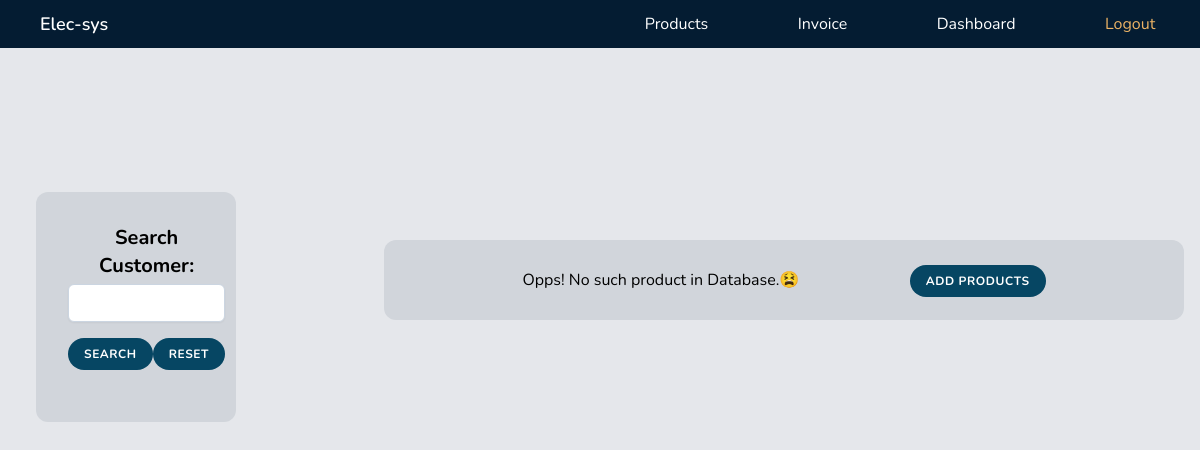
The app's page /sales/ (signed in), older data.
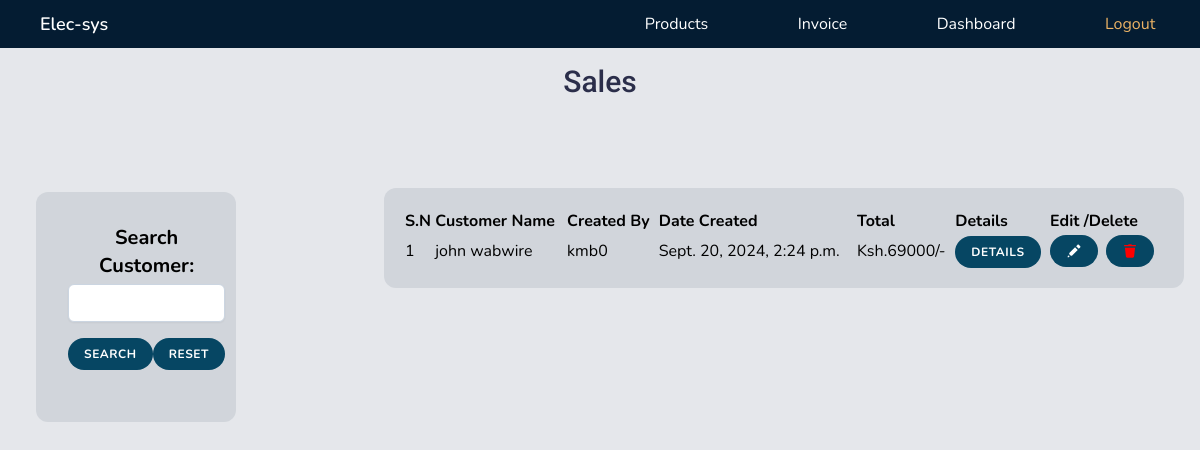
The same page, newer data.
### core/models.py (models this page shows, shortened)
class Invoice(models.Model):
    invoice_number = models.BigAutoField(primary_key=True)
    customer_name = models.CharField(max_length=100)
    created_by = models.ForeignKey(User,on_delete=models.SET(get_sentinel_user),default=get_sentinel_user_id)
    date_created = models.DateTimeField(auto_now=True)
    total = models.PositiveBigIntegerField(default=0)

### core/views.py (the view)
# urls.py: path("sales/", views.sales, name="sales"),
@login_required
def sales(request):
    if request.method == 'GET':
        q = request.GET.get('search',None)
        context={}
        invoices_dict=None
        with connection.cursor() as cursor:
            if q is not None:
                search = "%"+q+"%"
                cursor.execute('select core_invoice.invoice_number,core_invoice.customer_name,core_invoice.date_created,core_invoice.total,auth_user.username as created_by from core_invoice inner join auth_user on core_invoice.created_by_id = auth_user.id WHERE core_invoice.customer_name LIKE %s ',[str(search)])
            else:
                cursor.execute('select core_invoice.invoice_number,core_invoice.customer_name,core_invoice.date_created,core_invoice.total,auth_user.username as created_by from core_invoice inner join auth_user on core_invoice.created_by_id = auth_user.id order by core_invoice.date_created desc ')
            invoices_dict = dictfetchall(cursor)
        context['invoices_dict']=invoices_dict
        context['q']=q
        return render(request,"core/sales.html",context)

### core/views.py (called while the page is built)
def dictfetchall(cursor):
    desc = cursor.description
    return [
        dict(zip([col[0] for col in desc], row))
        for row in cursor.fetchall()
    ]

### core/templates/core/sales.html (shortened to what this page needs)
{% extends "core/base.html" %}
{% block content %}
{% load static %}
<section>
    <aside class="fixed top-48 left-5 w-2/12 min-h-fit flex flex-col bg-gray-300 ml-4 items-center justify-evenly p-8 rounded-xl flex-wrap">
        <div class="pb-5">
          <form class='filter-form'>
            <label for="filter" class="text-center font-bold text-xl"><h3>Search Customer:</h3></label>
            <input
              class="search text-field"
              type="text"
              name="search"
              onchange="showChange(event)"
              autofocus
            />
            <div class="flex justify-evenly items-center mt-4">
              <button type = "submit" value="submit" class=" btn">Search</button>
              <button  value="reset" class=" btn">Reset</button>
            </div>
            </form>
        </div>
    </aside>
    {% if invoices_dict %}
    <h2 class="absolute grid place-items-center w-full top-4 text-3xl font-secondary mb-4 font-medium text-primary">Sales</h2>
    <div class="absolute top-28 left-96 mt-7 h-auto w-8/12 p-5 overflow-hidden bg-gray-300  flex items-center justify-evenly rounded-xl">
        <table class='table-auto w-full px-6'>
            <tr class="text-left">
                <th>S.N</th>
                <th>Customer Name</th>
                <th>Created By</th>
                <th>Date Created</th>
                <th>Total</th>
                <th>Details</th>
                {% if user.is_authenticated %}
                <th>
                    Edit
                    {% if user.is_superuser %}
                    /Delete
                    {% endif %}
                </th>
                {% endif %}
            </tr>
            {% for invoice in invoices_dict  %}
            <tr>
                <td class="sn"></td>
                <td>{{ invoice.customer_name}}</td>
                <td>{{ invoice.created_by}}</td>
                <td>{{ invoice.date_created}}</td>
                <td>Ksh.{{ invoice.total}}/-</td>
                <td><a class="btn" href="{% url 'invoice_details' invoice.invoice_number%}">Details</a></td>
                {% if user.is_authenticated %}
                <td class="flex w-fit justify-between">
                    <a class="btn " href="{% url 'addinvoiceitems' invoice.invoice_number %}"> </a>
                    {% if user.is_superuser %}
                    <a class="btn " href="{% url 'deleteinvoice' invoice.invoice_number %}"> </a>
                    {% endif %}
                </td>
                {% endif %}
            </tr>
            {% endfor %}
        </table>
    </div>
    {% else %}
    <div class="absolute top-48 left-96  bg-gray-300 w-8/12 h-auto p-7 flex items-center justify-evenly  rounded-xl">
        <p>Opps! No such product in Database.😫</p>
        {% if user.is_authenticated %}
        <div>
            <a class="btn" href="{% url 'createproduct' %}">Add products</a>
        </div>
        {% endif %}
    </div>
    {% endif %}
</section>
{% endblock content %}

### core/templates/core/base.html (shortened to what this page needs)
{% load static %}
<!DOCTYPE html>
<html lang="en">
  <head>
    <link rel="stylesheet" href="{% static 'css/style.min.css' %}">
    <link rel="stylesheet" href="{% static 'css/style.css' %}">
    <link rel="stylesheet" href="{% static 'css/tailwind.css' %}">
  </head>
  <body class="font-body bg-gray-200 overflow-x-hidden">
    <nav class="fixed flex w-full h-12 top-0 items-center justify-between bg-primary2 text-white z-10">
      <a href="{% url 'products' %}" class="ml-10 font-semibold text-lg">Elec-sys</a>
      <ul class="list-none flex justify-around items-center w-3/6 relative">
        <li class=""><a href="{% url 'products' %}">Products</a></li>
        {% if user.is_authenticated %}
        <li class=""><a  href="{% url 'createinvoice' %}" >Invoice</a></li>
        <li class=""><a  href="{% url 'dashboard' %}" >Dashboard</a></li>
        {% endif%}
        {% if user.is_authenticated %}
        <li class="text-secondary-600"><a  href="{% url 'logout'%}">Logout</a></li>
        {% else %}
        <li class=""><a  href="{% url 'login'%}">Login</a></li>
        {% endif%}
      </ul>
    </nav>
    <main class="relative top-12">
        {% block content %}{% endblock content %}
    </main>
  </body>
</html>

Row changes from the older to the newer data that the page shows:
added Invoice: customer_name "john wabwire", created_by "kmb0", date_created "Sept. 20, 2024, 2:24 p.m.", total "69000"
Text that changed along with them:
text no longer shown: "Opps! No such product in Database.😫 ADD PRODUCTS"
text now shown: "Sales S.N Customer Name Created By Date Created Total Details Edit /Delete"
